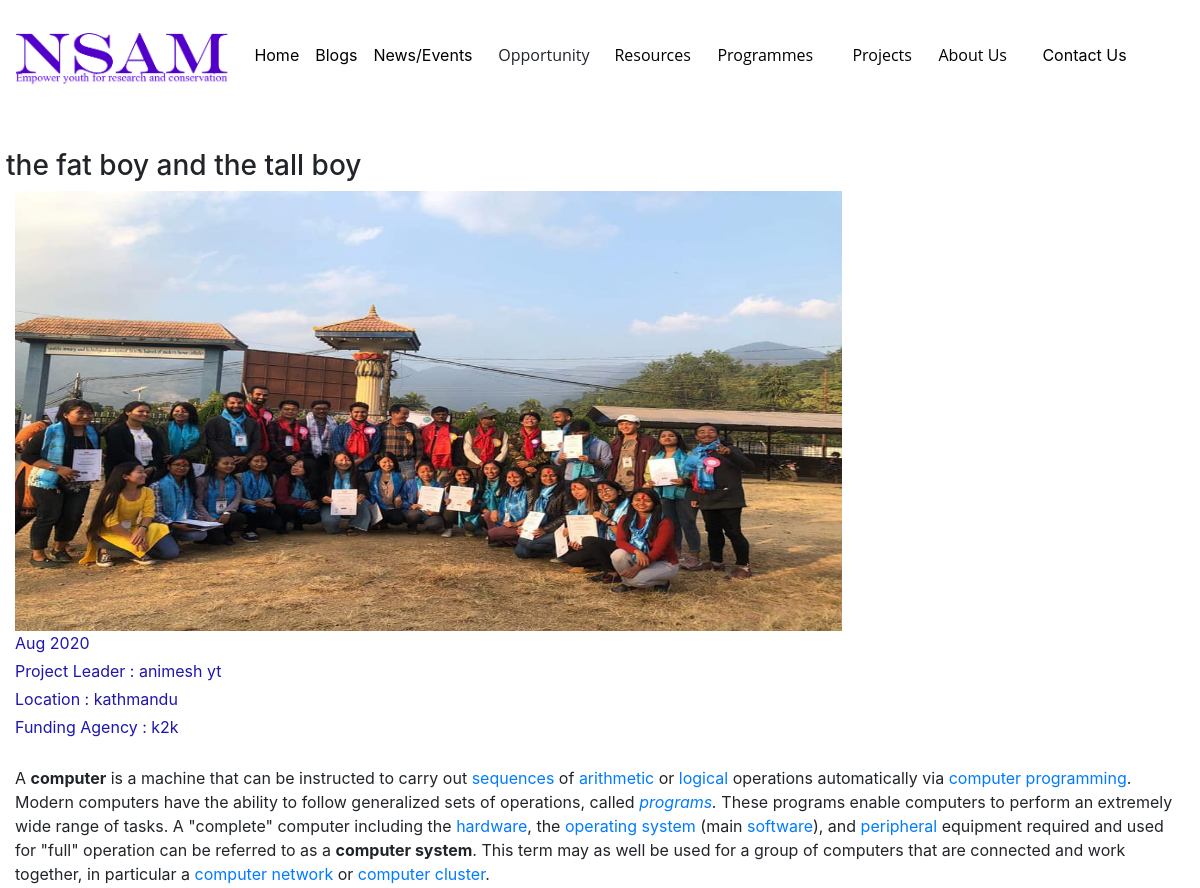
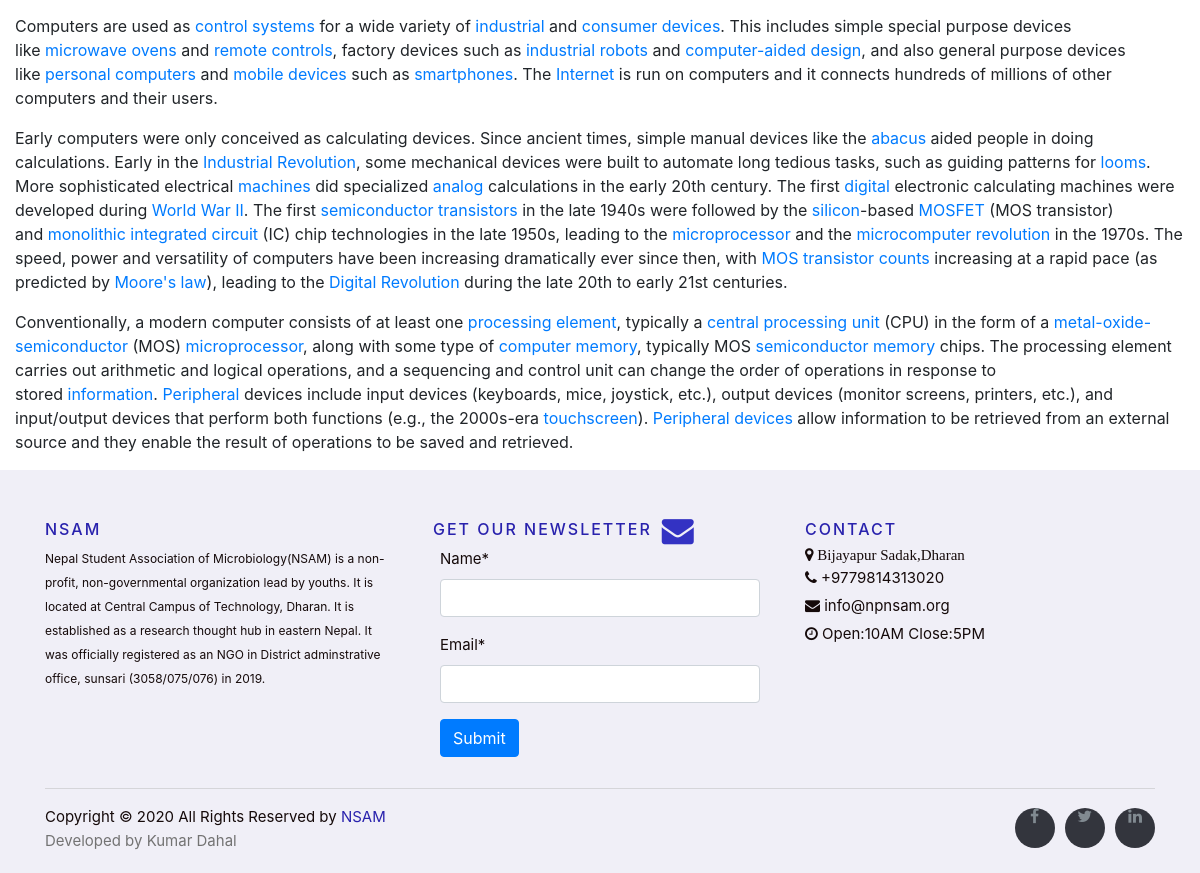
Screenshot of /project/detailcompleted/1/project/completed with the database file from the repository (2 pictures, top to bottom).
### Projects/models.py (models this page shows, shortened)
class Completed(models.Model):
    Id = models.AutoField(primary_key = True)
    Heading = models.CharField(max_length=200)
    Project_Leader = models.CharField(max_length=30,null=True,blank=True)
    Location = models.CharField(max_length=30,null=True,blank=True)
    Funding_Agency = models.CharField(max_length=50,null=True,blank=True)
    Description = RichTextUploadingField()
    date_And_time = models.DateTimeField(auto_now_add=True)
    Picture = models.ImageField(upload_to='Project/Completed', default="",null=True,blank=True)
    class Meta:
        ordering = ["date_And_time"]

### Projects/views.py (the view)
# urls.py: path('detailcompleted/<int:pk>/project/completed',views.detailcompletedview,name="detailcompleted"),
def detailcompletedview(request,pk):
    detailCompleted = get_object_or_404(Completed, Id=pk)
    if request.method == 'POST':
        form = SubsriberForm(data=request.POST)
        if form.is_valid():
            form.save()
            messages.success(request, 'Successfully subscribed..!')
            return redirect(request.path_info)
        else:
                messages.error(request, 'Invalid subscription..!')
    else:
        form = SubsriberForm()
    params={'details':detailCompleted,'form':form}
    return render(request,'Projects/DetailCompleted.html',params)

### home/forms.py (shortened to what this page needs)
class SubsriberForm(forms.ModelForm):
    class Meta:
        model = Subscriber
        fields = ('name','email')
        widgets = {
                   'name' : forms.TextInput(attrs={'class':'form-control','id':"hisname",'value':""}),
                   'email': forms.TextInput(attrs={'class':'form-control', 'autocomplete':'on','value':"",'id':"hisemail"}),
        }

### template/Projects/DetailCompleted.html (shortened to what this page needs)
{%extends 'index.html'%}
  {% block body %}
<div style="margin-top: 149px;"class="col-sm-12 col-md-12">
	<h3 class="heading1 text-justify margin-set">{{details.Heading}}</h3>
     <img class="bd-placeholder1-img" width="200" height="250" src="/media/{{details.Picture}}"
      preserveAspectRatio="xMidYMid slice" />
       <div class="mb-1">{{details.date_And_time  |date:'M'}} {{details.date_And_time.year}}</div>
        <div class="mb-1 ">Project Leader : {{details.Project_Leader}}</div>
         <div class="mb-1 ">Location : {{details.Location}}</div>
          <div class="mb-1 ">Funding Agency : {{details.Funding_Agency}}</div>
          <p class="mine-paragraph text-justify margin-set">{{details.Description | safe}}</p>
</div>
  {%include 'footer.html'%}
{% endblock %}

### template/index.html (shortened to what this page needs)
<html lang="en">
  <head>
       {% include "loader.html" %}
  </head>
  <body>
    <header>
        {%load static%}
  <nav  style="background-color: #ffffff !important;"class="navbar navbar-expand-md fixed-top ">
      <a href="#" class="navbar-brand">
            <img src="{% static 'img/bann1.png' %}" style="max-width: 100%;height: 83px;"class="img-fluid">
        </a>
<div class="collapse navbar-collapse" id="navbarCollapse">
            <div   class="navbar-nav parentMenu">
              <li>
              <a href="{% url 'movetohome:home' %}" id ="applied"class="nav-item nav-link actve menu1  ">Home</a>
            </li>
            <li>
                <a href="{% url 'movetoblog:blogs' %}" id ="applied" class="nav-item nav-link menu1">Blogs</a>
              </li>
              <li>
                <a href="{% url 'movetoevent:event' %}" id ="applied" class="nav-item nav-link menu1 ">News/Events</a>
                </li>
            <div id="submenu" class="naving">
                <li>
                    <a  class="menu1">Opportunity</a>
                 </li>
            </div>
               <div id="submenu" class="nav1">
                <li>
                    <a class="menu1"  >Resources</a>
                 </li>
            </div>
            <div id="submenu" class="nav2">
                <li>
                    <a class="menu1" >Programmes</a>
                 </li>
            </div>
              <div id="submenu" class="nav3">
                <li>
                    <a  class="menu1" href="{% url 'movetoproject:projects' %}">Projects</a>
                 </li>
            </div>
              <div id="submenu" class="nav4">
                <li>
                    <a class="menu1" href="{% url 'movetoabout:about' %}">About Us</a>
                 </li>
            </div>
            <div class="nav5">
                <li>
            <a href="{% url 'movetocontact:contact' %}" id ="applied" class="nav-item nav-link menu1">Contact Us</a>
          </li>
        </div>
            </div>
        </div>
  </nav>
</header>
</body>
  {% block body %}
  {%endblock%}

### template/loader.html (shortened to what this page needs)
{%load static %}
 <link href="{% static 'css/screen.css'%}" rel="stylesheet">
 <link rel="stylesheet" type="text/css" href="//cdn.jsdelivr.net/gh/kenwheeler/slick@1.8.1/slick/slick.css"/>
  <link rel="stylesheet" type="text/css" href="//cdn.jsdelivr.net/gh/kenwheeler/slick@1.8.1/slick/slick-theme.css"/>
</head>
<link rel="stylesheet" href="https://cdnjs.cloudflare.com/ajax/libs/fancybox/3.5.7/jquery.fancybox.css" type="text/css" media="screen" />
<link href="{% static 'css/bootstrap.css'%}" rel="stylesheet">
<link href="{% static 'css/index.css'%}" rel="stylesheet">
<link href="{% static 'css/blogs.css'%}" rel="stylesheet">
<link rel="stylesheet" href="https://cdnjs.cloudflare.com/ajax/libs/font-awesome/4.7.0/css/font-awesome.min.css">
<link rel="stylesheet" type="text/css" href="{%static 'css/flexslider.css'%}">
  <link href="{% static 'css/carousel.css'%}" rel="stylesheet">
   <link href="{% static 'css/home.css'%}" rel="stylesheet">
  <link href="{% static 'css/dropdown.css'%}" rel="stylesheet">
  <link href="{% static 'css/album.css'%}" rel="stylesheet">
  <link href="{% static 'css/bannerpic.css'%}" rel="stylesheet">
 <link href="{% static 'css/resources.css'%}" rel="stylesheet">
  <link href="{% static 'css/project.css'%}" rel="stylesheet">
    <link href="{% static 'css/footer.css'%}" rel="stylesheet">
  <link href="{% static 'css/about.css'%}" rel="stylesheet">

### template/footer.html (shortened to what this page needs)
 {% load crispy_forms_tags %}
 {%load static%}
    <footer class="site-footer">
      <div class="container">
        <div class="row">
          <div class="col-sm-12 col-md-4">
            <h5 >NSAM</h5>
            <small class="text-justify">Nepal Student Association of Microbiology(NSAM) is a non-profit, non-governmental organization lead by youths. It is located at Central Campus of Technology, Dharan.  It is established  as a research thought hub in eastern Nepal. It was officially registered as an NGO in District adminstrative office, sunsari (3058/075/076) in 2019.</small>
          </div>
          <div  class="col-xs-6 col-md-4">
            <div  style="margin-left: 8px;"class="row">
            <h5>Get our Newsletter</h5>
           <i style="font-size: 32px;margin-left: 10px;color: #3332c3;"class="fa fa-envelope" aria-hidden="true"></i>
          </div>
            <div class="container">
              <form method = 'post'>
                {{ form | crispy }}
                <button type="submit" name="save_subscribe"class="btn btn-primary">Submit</button>
              </form>
            </div>
          </div>
          <div class="col-xs-6 col-md-4">
            <h5>Contact</h5>
            <p> <i class="fa fa-map-marker" aria-hidden="true"> Bijayapur Sadak,Dharan </i></p>
            <p><i class="fa fa-phone" aria-hidden="true"></i> +9779814313020</p>
          <p><i class="fa fa-envelope" aria-hidden="true"></i> info@npnsam.org</p>
          <p><i class="fa fa-clock-o" aria-hidden="true"></i> Open:10AM Close:5PM</p>
          </div>
        </div>
        <hr>
      </div>
      <div class="container">
        <div class="row">
          <div class="col-md-8 col-sm-6 col-xs-12">
            <p class="copyright-text">Copyright &copy; 2020 All Rights Reserved by
         <a style="color: #2922ad;"href="#">NSAM</a>
            </p>
            <a href="https://www.instagram.com/roshikdahal/"> Developed by Kumar Dahal</a>
          </div>
          <div class="col-md-4 col-sm-6 col-xs-12">
            <ul class="social-icons">
              <li><a class="facebook" href="https://www.facebook.com/cctnsam/?ref=page_internal"><i class="fa fa-facebook"></i></a></li>
              <li><a class="twitter" href="#"><i class="fa fa-twitter"></i></a></li>
              <li><a class="linkedin" href="http://linkedin.com/in/nsam-nepal-0413281b4"><i class="fa fa-linkedin"></i></a></li>
            </ul>
          </div>
        </div>
      </div>
</footer>

### static/css/index.css (style rules this page uses)
#social li a[href*="twitter.com"] .fa:before, .fa-twitter:before { content: "\f099" }
#social li a[href*="facebook.com"] .fa:before, .fa-facebook-f:before, .fa-facebook:before { content: "\f09a" }
#social li a[href*="linkedin.com"] .fa:before, .fa-linkedin:before { content: "\f0e1" }

### static/css/blogs.css (style rules this page uses)
.bd-placeholder1-img { width: 100%; max-width: 827px; height: 440px; }

### static/css/home.css (style rules this page uses)
.margin-set { margin-top: 27px; }

### static/css/dropdown.css (style rules this page uses)
.naving, .naving ul { list-style: none; margin: 0; padding: 0; margin-top: -5px; }
.naving { height: 40px; line-height: 40px; margin: auto; background: #fff; font-family: 'Open Sans', sans-serif; font-size: 16px; margin-left: -7px; text-align: center; }
.naving > li { float: left; width: 140px; background: #fff; border-left: 1px solid white; }
.nav1 , .nav1 ul { list-style: none; margin: 0; padding: 0; margin-top: -5px; }
.nav1 { height: 40px; line-height: 40px; margin: auto; background: #fff; color: black; font-family: 'Open Sans', sans-serif; font-size: 16px; text-align: left; margin-left: 0px; }
.nav1 > li { float: left; width: 140px; background: #fff; border-left: 1px solid white; }
.nav2 , .nav2 ul { list-style: none; margin: 0; padding: 0; margin-top: -5px; }
.nav2 { height: 40px; line-height: 40px; margin: auto; background: #fff; color: black; font-family: 'Open Sans', sans-serif; font-size: 16px; text-align: left; margin-left: -37px; }
.nav2 > li { float: left; width: 161px; background: #fff; border-left: 1px solid white; }
.nav3 , .nav3 ul { list-style: none; margin: 0; padding: 0; margin-top: -5px; }
.nav3 { height: 40px; line-height: 40px; margin: auto; background: #fff; color: black; font-family: 'Open Sans', sans-serif; font-size: 16px; text-align: left; margin-left: -26px; }
.nav3 > li { float: left; width: 140px; background: #fff; border-left: 1px solid white; }
.nav4 , .nav4 ul { list-style: none; margin: 0; padding: 0; margin-top: -5px; }
.nav4 { height: 40px; line-height: 40px; margin: auto; background: #fff; color: black; font-family: 'Open Sans', sans-serif; font-size: 16px; text-align: left; margin-left: -54px; }
.nav4 > li { float: left; width: 164px; background: #fff; border-left: 1px solid white; }
.nav-link { display: block; padding: 0.5rem 1rem; }

### static/css/album.css (style rules this page uses)
footer { padding-top: 3rem; padding-bottom: 3rem; }
footer p { margin-bottom: .25rem; }

### static/css/bannerpic.css (style rules this page uses)
.bd-placeholder1-img { width: 100%; max-width: 827px; height: 440px; margin-left: 0px; }
.margin-set { margin-left: -9px; }

### static/css/resources.css (style rules this page uses)
* { padding: 0; margin: 0; box-sizing: border-box; list-style: none; text-decoration: none; }

### static/css/footer.css (style rules this page uses)
.site-footer { background-color:#f0eff7; padding:45px 0 20px; font-size:15px; line-height:24px; color:#150a0a; }
.site-footer hr { border-top-color:#bbb; opacity:0.5 }
.site-footer h5 { color:#2922ad; font-size:16px; text-transform:uppercase; margin-top:5px; letter-spacing:2px }
.site-footer a { color:#737373; }
.site-footer .social-icons { text-align:right }
.site-footer .social-icons a { width:40px; height:40px; line-height:40px; margin-left:6px; margin-right:0; border-radius:100%; background-color:#33353d }
.copyright-text { margin:0 }
.social-icons { padding-left:0; margin-bottom:0; list-style:none }
.social-icons li { display:inline-block; margin-bottom:4px }
.social-icons a { background-color:#eceeef; color:#818a91; font-size:16px; display:inline-block; line-height:44px; width:44px; height:44px; text-align:center; margin-right:8px; border-radius:100%; -webkit-transition:all .2s linear; -o-transition:all .2s linear; transition:all .2s linear }

### template/index.html (style rules this page uses)
.nav5 { margin-left: -67px; }
.menu1 { color: black; }
@media (min-width: 1152px) { .navbar-expand-md .navbar-collapse { display: flex !important; flex-basis: auto; } }

### template/Projects/DetailCompleted.html (style rules this page uses)
.mb-1 { color: #1e16ad; }

### rows the page displays
Completed: Heading "the fat boy and the tall boy", Picture (picture), date_And_time "Aug", date_And_time.year "2020", Project_Leader "animesh yt", Location "kathmandu", Funding_Agency "k2k", Description "A computer is a machine that can be instructed to carry out sequences of arithmetic or logical operations automatically via computer programming . Modern computers have the ability to follow generalized sets of operations, called programs . These programs enable computers to perform an extremely wide range of tasks. A \"complete\" computer including the hardware , the operating system (main software ), and peripheral equipment required and used for \"full\" operation can be referred to as a computer system . This term may as well be used for a group of computers that are connected and work together, in particular a computer network or computer cluster . Computers are used as control systems for…"
